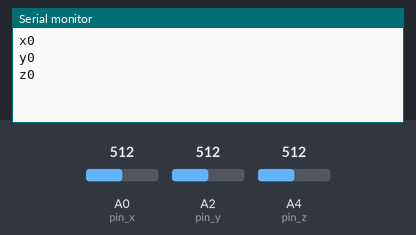
Bench run of a sketch on a simulated Arduino Uno, built with avr-gcc and run on an emulated ATmega328P. Shown: the last lines printed to the serial monitor. The test bench sets the inputs (shaded band); at power-on: A0 (pin_x) = 512, A2 (pin_y) = 512, A4 (pin_z) = 512.

Above: at 1.4 s.
1.5 s: A0 (pin_x) set to 716
At 1.8 s:
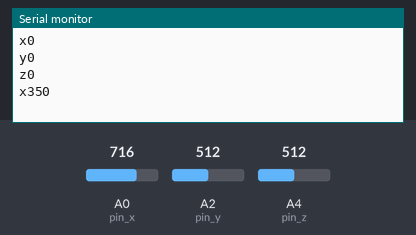
3.0 s: A2 (pin_y) set to 716
At 4.2 s:
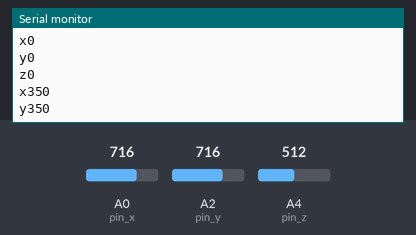
4.5 s: A0 (pin_x) set to 900
At 5.4 s:
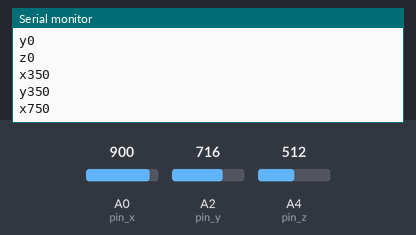
6.0 s: A2 (pin_y) set to 900
At 6.6 s:
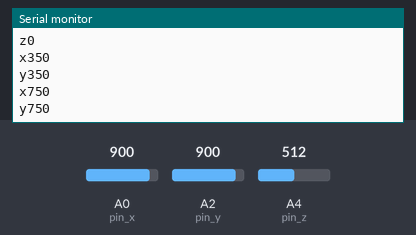

Measured:
- after the input at 1.5 s, the serial monitor: prints a new line at once (image 1)
- after the input at 3.0 s, the serial monitor: prints a new line at once (image 2)
- after the input at 4.5 s, the serial monitor: prints a new line at once (image 3)
- after the input at 6.0 s, the serial monitor: prints a new line at once (image 4)

The sketch:

manette.ino
```cpp
//parametres
int presision = 20;

//variables
int pin_x = 0;
int pin_y = 2;
int pin_z = 4;
int last_x = 0;
int last_y = 0;
int last_z = 0;
int x = 0;
int y = 0;
int z = 0;

void setup() {
  // put your setup code here, to run once:
  delay(200);
  Serial.begin(9600);
  x = map(map(analogRead(pin_x),0,1023,-presision,presision),-presision,presision,-1000,1000);
  y = map(map(analogRead(pin_y),0,1023,-presision,presision),-presision,presision,-1000,1000);
  z = map(map(analogRead(pin_z),0,1023,-presision,presision),-presision,presision,-1000,1000);
  last_x = x;
  Serial.println("x"+String(x));
  last_y = y;
  Serial.println("y"+String(y));
  last_z = z;
  Serial.println("z"+String(z));
}

void loop() {
  // put your main code here, to run repeatedly:
  x = map(map(analogRead(pin_x),0,1023,-presision,presision),-presision,presision,-1000,1000);
  if(last_x != x){
    last_x = x;
    Serial.println("x"+String(x));
  }
  y = map(map(analogRead(pin_y),0,1023,-presision,presision),-presision,presision,-1000,1000);
  if(last_y != y){
    last_y = y;
    Serial.println("y"+String(y));
  }
  x = map(map(analogRead(pin_z),0,1023,-presision,presision),-presision,presision,-1000,1000);
  if(last_z != z){
    last_z = z;
    Serial.println("y"+String(y));
  }
  delay(10);
}
```
